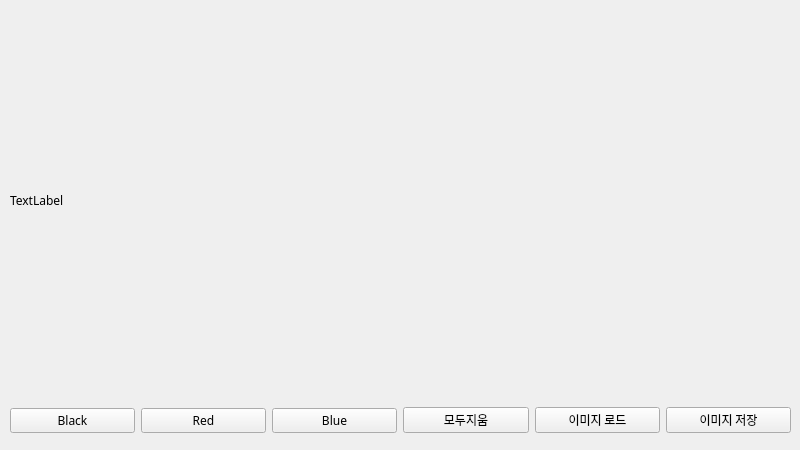
<?xml version="1.0" encoding="UTF-8"?>
<ui version="4.0">
 <class>Form</class>
 <widget class="QWidget" name="Form">
  <property name="geometry">
   <rect>
    <x>0</x>
    <y>0</y>
    <width>800</width>
    <height>450</height>
   </rect>
  </property>
  <property name="font">
   <font>
    <family>나눔고딕</family>
   </font>
  </property>
  <property name="windowTitle">
   <string>Form</string>
  </property>
  <widget class="QLabel" name="lb_canvas">
   <property name="geometry">
    <rect>
     <x>10</x>
     <y>10</y>
     <width>781</width>
     <height>381</height>
    </rect>
   </property>
   <property name="text">
    <string>TextLabel</string>
   </property>
  </widget>
  <widget class="QWidget" name="horizontalLayoutWidget">
   <property name="geometry">
    <rect>
     <x>10</x>
     <y>400</y>
     <width>781</width>
     <height>41</height>
    </rect>
   </property>
   <layout class="QHBoxLayout" name="horizontalLayout">
    <item>
     <widget class="QPushButton" name="btn_black">
      <property name="text">
       <string>Black</string>
      </property>
     </widget>
    </item>
    <item>
     <widget class="QPushButton" name="btn_red">
      <property name="text">
       <string>Red</string>
      </property>
     </widget>
    </item>
    <item>
     <widget class="QPushButton" name="btn_blue">
      <property name="text">
       <string>Blue</string>
      </property>
     </widget>
    </item>
    <item>
     <widget class="QPushButton" name="btn_clear">
      <property name="text">
       <string>모두지움</string>
      </property>
     </widget>
    </item>
    <item>
     <widget class="QPushButton" name="btn_load">
      <property name="text">
       <string>이미지 로드</string>
      </property>
     </widget>
    </item>
    <item>
     <widget class="QPushButton" name="btn_save">
      <property name="text">
       <string>이미지 저장</string>
      </property>
     </widget>
    </item>
   </layout>
  </widget>
 </widget>
 <resources/>
 <connections/>
</ui>
